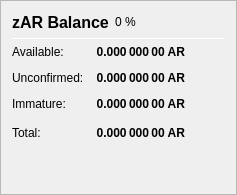
                   <widget class="QFrame" name="frame_ZerocoinBalances">
                    <property name="frameShape">
                     <enum>QFrame::StyledPanel</enum>
                    </property>
                    <property name="frameShadow">
                     <enum>QFrame::Raised</enum>
                    </property>
                    <layout class="QVBoxLayout" name="verticalLayout_7">
                     <item>
                      <layout class="QHBoxLayout" name="horizontalLayout_8" stretch="0,0,0">
                       <item>
                        <widget class="QLabel" name="label_5z_3">
                         <property name="minimumSize">
                          <size>
                           <width>0</width>
                           <height>20</height>
                          </size>
                         </property>
                         <property name="font">
                          <font>
                           <pointsize>12</pointsize>
                           <weight>75</weight>
                           <bold>true</bold>
                          </font>
                         </property>
                         <property name="text">
                          <string>zAR Balance</string>
                         </property>
                        </widget>
                       </item>
                       <item>
                        <widget class="QLabel" name="labelzAriAPercent">
                         <property name="text">
                          <string notr="true">0 %</string>
                         </property>
                        </widget>
                       </item>
                       <item>
                        <spacer name="horizontalSpacer_11">
                         <property name="orientation">
                          <enum>Qt::Horizontal</enum>
                         </property>
                         <property name="sizeHint" stdset="0">
                          <size>
                           <width>40</width>
                           <height>20</height>
                          </size>
                         </property>
                        </spacer>
                       </item>
                      </layout>
                     </item>
                     <item>
                      <widget class="Line" name="line_ZerocoinBalance">
                       <property name="minimumSize">
                        <size>
                         <width>0</width>
                         <height>1</height>
                        </size>
                       </property>
                       <property name="maximumSize">
                        <size>
                         <width>16777215</width>
                         <height>1</height>
                        </size>
                       </property>
                       <property name="orientation">
                        <enum>Qt::Horizontal</enum>
                       </property>
                      </widget>
                     </item>
                     <item>
                      <layout class="QGridLayout" name="gridLayout_5">
                       <property name="spacing">
                        <number>12</number>
                       </property>
                       <item row="1" column="0">
                        <widget class="QLabel" name="labelzBalanceMatureText">
                         <property name="toolTip">
                          <string>Mature: more than 20 confirmation and more than 3 mints of the same denomination after it was minted.
These zAR are spendable.</string>
                         </property>
                         <property name="text">
                          <string>Available:</string>
                         </property>
                        </widget>
                       </item>
                       <item row="1" column="1">
                        <widget class="QLabel" name="labelzBalanceMature">
                         <property name="font">
                          <font>
                           <weight>75</weight>
                           <bold>true</bold>
                          </font>
                         </property>
                         <property name="toolTip">
                          <string>Mature: more than 20 confirmation and more than 3 mints of the same denomination after it was minted.
These zAR are spendable.</string>
                         </property>
                         <property name="text">
                          <string notr="true">0.000 000 00 AR</string>
                         </property>
                         <property name="alignment">
                          <set>Qt::AlignRight|Qt::AlignTrailing|Qt::AlignVCenter</set>
                         </property>
                        </widget>
                       </item>
                       <item row="2" column="0">
                        <widget class="QLabel" name="labelzBalanceUnconfirmedText">
                         <property name="toolTip">
                          <string>Unconfirmed: less than 20 confirmations
Immature: confirmed, but less than 3 mints of the same denomination after it was minted</string>
                         </property>
                         <property name="text">
                          <string>Unconfirmed:</string>
                         </property>
                        </widget>
                       </item>
                       <item row="2" column="1">
                        <widget class="QLabel" name="labelzBalanceUnconfirmed">
                         <property name="font">
                          <font>
                           <weight>75</weight>
                           <bold>true</bold>
                          </font>
                         </property>
                         <property name="toolTip">
                          <string>Unconfirmed: less than 20 confirmations
Immature: confirmed, but less than 3 mints of the same denomination after it was minted</string>
                         </property>
                         <property name="text">
                          <string notr="true">0.000 000 00 AR</string>
                         </property>
                         <property name="alignment">
                          <set>Qt::AlignRight|Qt::AlignTrailing|Qt::AlignVCenter</set>
                         </property>
                        </widget>
                       </item>
                       <item row="3" column="0">
                        <widget class="QLabel" name="labelzBalanceImmatureText">
                         <property name="toolTip">
                          <string>Unconfirmed: less than 20 confirmations
Immature: confirmed, but less than 3 mints of the same denomination after it was minted</string>
                         </property>
                         <property name="text">
                          <string>Immature:</string>
                         </property>
                        </widget>
                       </item>
                       <item row="3" column="1">
                        <widget class="QLabel" name="labelzBalanceImmature">
                         <property name="font">
                          <font>
                           <weight>75</weight>
                           <bold>true</bold>
                          </font>
                         </property>
                         <property name="toolTip">
                          <string>Unconfirmed: less than 20 confirmations
Immature: confirmed, but less than 3 mints of the same denomination after it was minted</string>
                         </property>
                         <property name="text">
                          <string notr="true">0.000 000 00 AR</string>
                         </property>
                         <property name="alignment">
                          <set>Qt::AlignRight|Qt::AlignTrailing|Qt::AlignVCenter</set>
                         </property>
                        </widget>
                       </item>
                       <item row="4" column="0">
                        <widget class="QLabel" name="labelzBalanceText">
                         <property name="toolTip">
                          <string>Your current zAR balance, unconfirmed and immature zAR included.</string>
                         </property>
                         <property name="text">
                          <string>Total:</string>
                         </property>
                        </widget>
                       </item>
                       <item row="4" column="1">
                        <widget class="QLabel" name="labelzBalance">
                         <property name="font">
                          <font>
                           <weight>75</weight>
                           <bold>true</bold>
                          </font>
                         </property>
                         <property name="cursor">
                          <cursorShape>IBeamCursor</cursorShape>
                         </property>
                         <property name="toolTip">
                          <string>Your current zAR balance, unconfirmed and immature zAR included.</string>
                         </property>
                         <property name="text">
                          <string notr="true">0.000 000 00 AR</string>
                         </property>
                         <property name="alignment">
                          <set>Qt::AlignRight|Qt::AlignTrailing|Qt::AlignVCenter</set>
                         </property>
                         <property name="textInteractionFlags">
                          <set>Qt::LinksAccessibleByMouse|Qt::TextSelectableByKeyboard|Qt::TextSelectableByMouse</set>
                         </property>
                        </widget>
                       </item>
                       <item row="4" column="2">
                        <spacer name="horizontalSpacer_4">
                         <property name="orientation">
                          <enum>Qt::Horizontal</enum>
                         </property>
                         <property name="sizeHint" stdset="0">
                          <size>
                           <width>40</width>
                           <height>20</height>
                          </size>
                         </property>
                        </spacer>
                       </item>
                      </layout>
                     </item>
                     <item>
                      <spacer name="verticalSpacer_4">
                       <property name="orientation">
                        <enum>Qt::Vertical</enum>
                       </property>
                       <property name="sizeHint" stdset="0">
                        <size>
                         <width>20</width>
                         <height>40</height>
                        </size>
                       </property>
                      </spacer>
                     </item>
                    </layout>
                   </widget>
